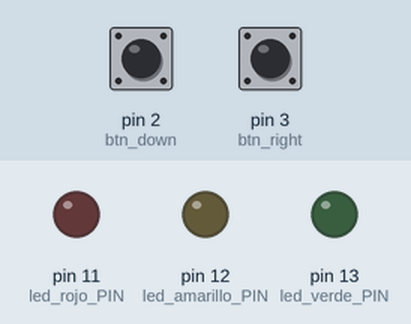
Simulated run of this sketch. Board: Arduino Uno, built with avr-gcc and run on an emulated ATmega328P. On the bench: output pins drawn as LEDs (lit = HIGH). Dashed ring = blinking. The test bench sets the inputs (shaded band); at power-on: pin 2 (btn_down) LOW, pin 3 (btn_right) LOW.

Above: at 1.2 s.
1.3 s: pin 2 (btn_down) pulled HIGH for 1 s
At 3.3 s:
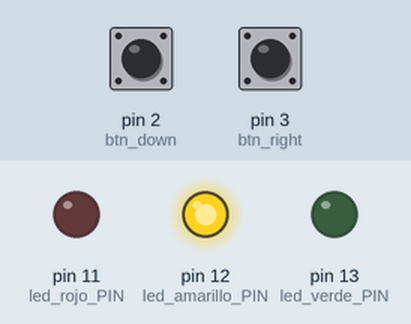
3.8 s: pin 3 (btn_right) pulled HIGH for 3.2 s
At 8.1 s:
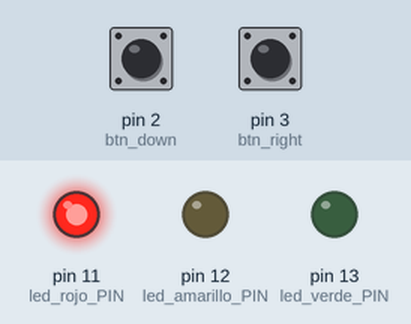
8.5 s: pin 3 (btn_right) pulled HIGH for 0.15 s
At 9.4 s:
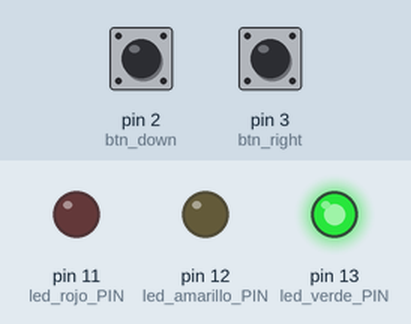
10.1 s: pin 3 (btn_right) pulled HIGH for 1 s
At 11.2 s:
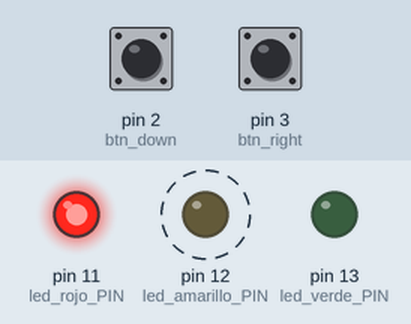
Timing chart, 0 to 13.1 s (numbered marks = the images above; inputs shaded):
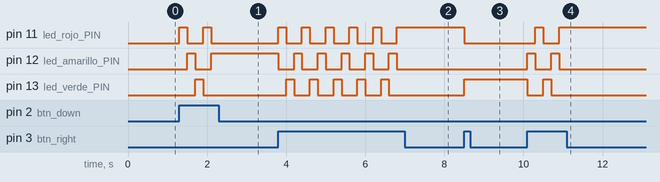

The sketch:

semaforo_button.ino
```cpp
// https://laboratoriorobotica.es/semaforo-arduino-con-pulsador/
// -------------------------------------------------------------
//  Proyecto:   PB2 - Semáforo Arduino con Pulsador
//  Autor:      LabRob (Jose Delgado)
//  Fecha:      Octubre 2019
//  Explicacion:
//              Enceder secuencialmente un led rojo, led
//              amarillo y led verde conforme presionemos
//              un pulsador.
// -------------------------------------------------------------
// Modificações para incluir novo botão, UP e DOWN
// Os botõestambém estão ligados como input normal..


// ================================================
// Declaraciones, Constantes, Variables ...
// ================================================
const int led_rojo_PIN = 11;
const int led_amarillo_PIN = 12;
const int led_verde_PIN = 13;

const int btn_right = 3;
const int btn_down = 2;

int led_encendido = 0;            // 0 Led Encendido --> Ninguno
                                  // 1 Led Encendido --> Rojo
                                  // 2 Led Encendido --> Amarillo
                                  // 3 Led Encendido --> Verde


// TODO: ESSE CODIGO PRECISA DE TRADUÇÃO OU MELHORIA DOS COMENTARIOS....
// ================================================
// ================================================
// ================================================

// ================================================
// Modulo Inicializacion y Configuracion
// ================================================
void setup()
{
  pinMode(led_rojo_PIN , OUTPUT);     // Definimos el PIN del Led Rojo como SALIDA
  pinMode(led_amarillo_PIN , OUTPUT); // Definimos el PIN del Led Amarillo como SALIDA
  pinMode(led_verde_PIN , OUTPUT);    // Definimos el PIN del Led Verde como SALIDA

  digitalWrite(led_rojo_PIN, LOW);    // Inicialmente apagamos todos los leds
  digitalWrite(led_amarillo_PIN, LOW);
  digitalWrite(led_verde_PIN, LOW);

  pinMode(btn_right, INPUT);       // Definimos el PIN del Pulsador como ENTRADA
  pinMode(btn_down, INPUT);       // Definimos el PIN del Pulsador como ENTRADA
}

// ================================================
// Loop
// ================================================
void loop()
{

  int up = digitalRead(btn_right);
  int down = digitalRead(btn_down);

  if (up == HIGH || down == HIGH) {


    if(up == HIGH){
        // Hemos llegado aqui porque se ha presionado el Pulsador
        // Asignamos el Led que le toca encenderse de forma secuencial y cíclica
        // Si el Led encendido es el Verde (3) pasamos a encender el Rojo (1)
        if (led_encendido == 1){
          led_encendido = 3;
        }
        else{
          led_encendido = led_encendido - 1;
        }
    }

    if(down == HIGH){
        if (led_encendido == 3){
          led_encendido = 1;
        }
        else{
          led_encendido = led_encendido + 1;
        }
    }

    // Encendemos el Led Rojo y apagamos el Amarillo y el Verde
    if (led_encendido == 1) {
      digitalWrite(led_rojo_PIN, HIGH);
      digitalWrite(led_amarillo_PIN, LOW);
      digitalWrite(led_verde_PIN, LOW);
    }

    // Encendemos el Led Amarillo y apagamos el Rojo y el Verde
    if (led_encendido == 2) {
      digitalWrite(led_rojo_PIN, LOW);
      digitalWrite(led_amarillo_PIN, HIGH);
      digitalWrite(led_verde_PIN, LOW);
    }

    // Encendemos el Led Verde y apagamos el Rojo y el Amarillo
    if (led_encendido == 3) {
      digitalWrite(led_rojo_PIN, LOW);
      digitalWrite(led_amarillo_PIN, LOW);
      digitalWrite(led_verde_PIN, HIGH);
    }

    delay(200); // Avoid more clicks

  };


}
```

Measured:
- after the input at 1.3 s, pin 11 (led_rojo_PIN): alternates HIGH for 0.20 s and LOW for 0.40 s, 4 changes in all, then stays LOW, starting at once; pin 12 (led_amarillo_PIN): LOW → HIGH after 0.20 s, → LOW 0.20 s later, → HIGH 0.40 s later; pin 13 (led_verde_PIN): LOW → HIGH after 0.40 s, → LOW 0.20 s later
- after the input at 3.8 s, pin 11 (led_rojo_PIN): alternates HIGH for 0.20 s and LOW for 0.40 s, 11 changes in all, then stays HIGH, starting at once; pin 12 (led_amarillo_PIN): alternates HIGH for 0.20 s and LOW for 0.40 s, 11 changes in all, then stays LOW, starting at once
- after the input at 8.5 s, pin 11 (led_rojo_PIN): HIGH → LOW at once; pin 13 (led_verde_PIN): LOW → HIGH at once
- after the input at 10.1 s, pin 11 (led_rojo_PIN): LOW → HIGH after 0.20 s, → LOW 0.20 s later, → HIGH 0.40 s later; pin 12 (led_amarillo_PIN): alternates HIGH for 0.20 s and LOW for 0.40 s, 4 changes in all, then stays LOW, starting at once; pin 13 (led_verde_PIN): HIGH → LOW at once, → HIGH 0.40 s later, → LOW 0.20 s later
